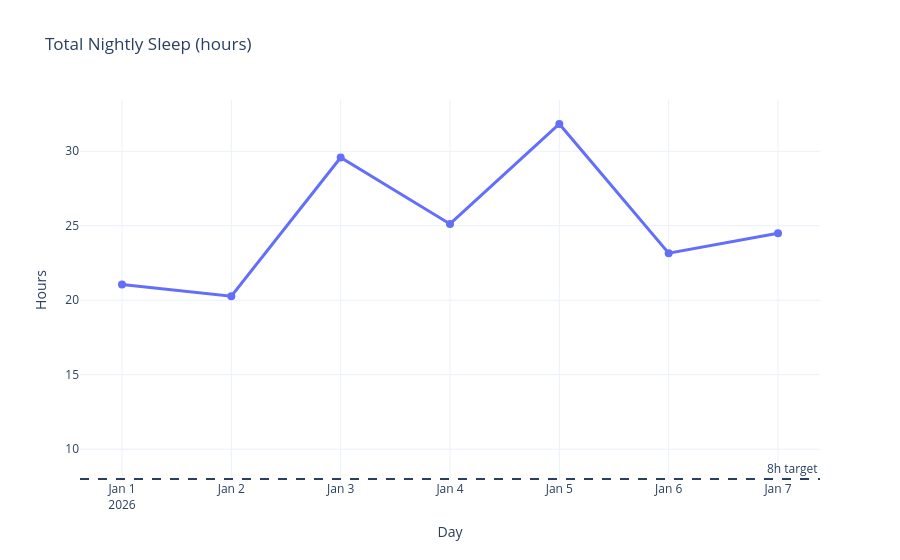
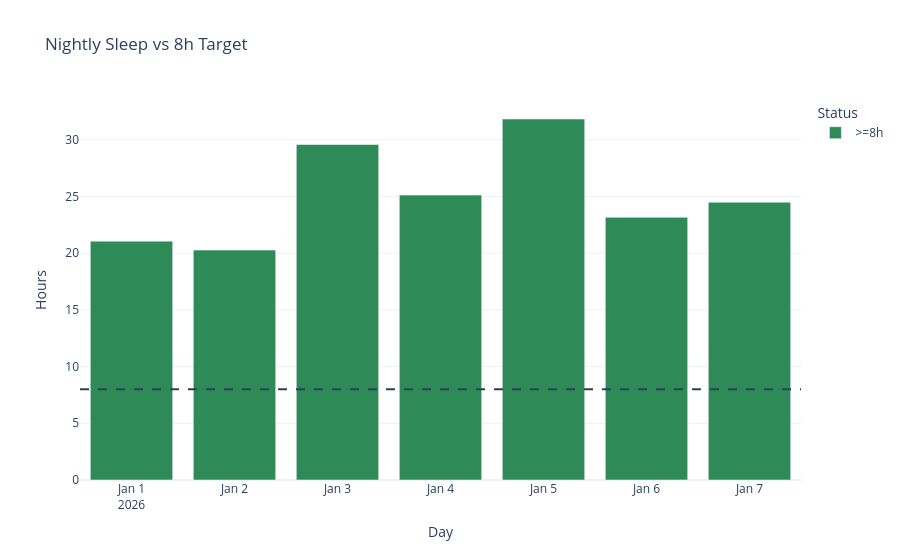
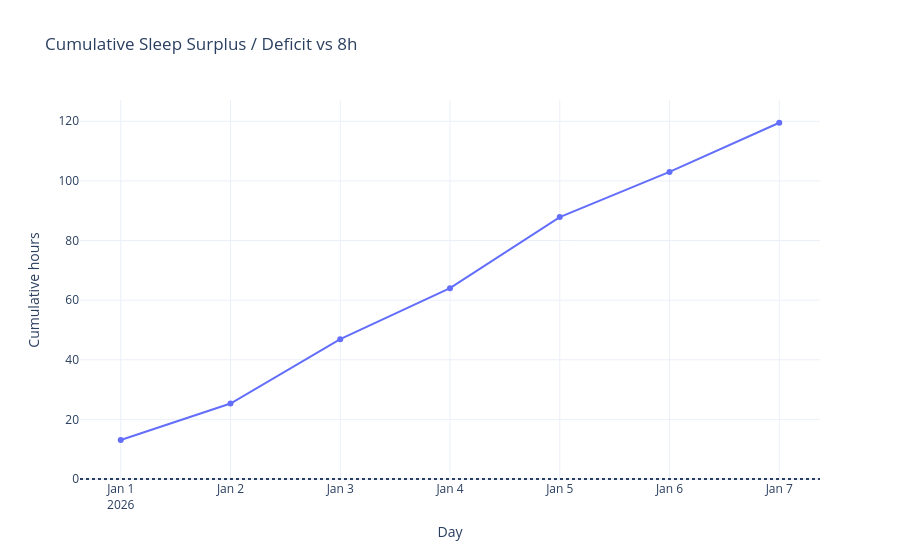

Notebook cell for these charts, in order:
### Code cell
target_hours = 8.0

avg_hours = df['total_hours_decimal'].mean()
print(f"Average nightly sleep: {avg_hours:.2f} h")

# 1) Total sleep trend with target
fig = px.line(
    df,
    x='day',
    y='total_hours_decimal',
    markers=True,
    title='Total Nightly Sleep (hours)'
)
fig.add_hline(y=target_hours, line_dash='dash', annotation_text='8h target')
fig.update_traces(line=dict(width=3), marker=dict(size=8))
fig.update_layout(template='plotly_white', xaxis_title='Day', yaxis_title='Hours', hovermode='x unified')
fig.show()

# 2) Bar view colored by target hit/miss
bar_df = df.copy()
bar_df['status'] = bar_df['total_hours_decimal'].apply(lambda v: '>=8h' if v >= target_hours else '<8h')
fig2 = px.bar(
    bar_df,
    x='day',
    y='total_hours_decimal',
    color='status',
    color_discrete_map={'>=8h': '#2E8B57', '<8h': '#C94C4C'},
    title='Nightly Sleep vs 8h Target'
)
fig2.add_hline(y=target_hours, line_dash='dash')
fig2.update_layout(template='plotly_white', xaxis_title='Day', yaxis_title='Hours', legend_title='Status')
fig2.show()

# 3) Cumulative sleep surplus/deficit trend
delta_df = df.copy()
delta_df['hours_vs_target'] = delta_df['total_hours_decimal'] - target_hours
delta_df['cumulative_vs_target'] = delta_df['hours_vs_target'].cumsum()
fig3 = px.line(
    delta_df,
    x='day',
    y='cumulative_vs_target',
    markers=True,
    title='Cumulative Sleep Surplus / Deficit vs 8h'
)
fig3.add_hline(y=0, line_dash='dot')
fig3.update_layout(template='plotly_white', xaxis_title='Day', yaxis_title='Cumulative hours', hovermode='x unified')
fig3.show()

### Figure 1 — Plotly figure (JSON) as saved in the notebook; plotly's stock layout.template omitted (floating-point values rounded to 4 significant figures)
{"data": [{"hovertemplate": "day=%{x}<br>total_hours_decimal=%{y}<extra></extra>", "legendgroup": "", "line": {"color": "#636efa", "dash": "solid", "width": 3}, "marker": {"size": 8, "symbol": "circle"}, "mode": "lines+markers", "name": "", "orientation": "v", "showlegend": false, "type": "scatter", "x": ["2026-01-01T00:00:00", "2026-01-02T00:00:00", "2026-01-03T00:00:00", "2026-01-04T00:00:00", "2026-01-05T00:00:00", "2026-01-06T00:00:00", "2026-01-07T00:00:00"], "xaxis": "x", "y": [21.06, 20.27, 29.58, 25.12, 31.83, 23.16, 24.49], "yaxis": "y"}], "layout": {"annotations": [{"showarrow": false, "text": "8h target", "x": 1, "xanchor": "right", "xref": "x domain", "y": 8, "yanchor": "bottom", "yref": "y"}], "hovermode": "x unified", "legend": {"tracegroupgap": 0}, "shapes": [{"line": {"dash": "dash"}, "type": "line", "x0": 0, "x1": 1, "xref": "x domain", "y0": 8, "y1": 8, "yref": "y"}], "title": {"text": "Total Nightly Sleep (hours)"}, "xaxis": {"anchor": "y", "domain": [0, 1], "title": {"text": "Day"}}, "yaxis": {"anchor": "x", "domain": [0, 1], "title": {"text": "Hours"}}}}

### Figure 2 — Plotly figure (JSON) as saved in the notebook; plotly's stock layout.template omitted (floating-point values rounded to 4 significant figures)
{"data": [{"hovertemplate": "status=>=8h<br>day=%{x}<br>total_hours_decimal=%{y}<extra></extra>", "legendgroup": ">=8h", "marker": {"color": "#2E8B57", "pattern": {"shape": ""}}, "name": ">=8h", "orientation": "v", "showlegend": true, "textposition": "auto", "type": "bar", "x": ["2026-01-01T00:00:00", "2026-01-02T00:00:00", "2026-01-03T00:00:00", "2026-01-04T00:00:00", "2026-01-05T00:00:00", "2026-01-06T00:00:00", "2026-01-07T00:00:00"], "xaxis": "x", "y": [21.06, 20.27, 29.58, 25.12, 31.83, 23.16, 24.49], "yaxis": "y"}], "layout": {"barmode": "relative", "legend": {"title": {"text": "Status"}, "tracegroupgap": 0}, "shapes": [{"line": {"dash": "dash"}, "type": "line", "x0": 0, "x1": 1, "xref": "x domain", "y0": 8, "y1": 8, "yref": "y"}], "title": {"text": "Nightly Sleep vs 8h Target"}, "xaxis": {"anchor": "y", "domain": [0, 1], "title": {"text": "Day"}}, "yaxis": {"anchor": "x", "domain": [0, 1], "title": {"text": "Hours"}}}}

### Figure 3 — Plotly figure (JSON) as saved in the notebook; plotly's stock layout.template omitted (floating-point values rounded to 4 significant figures)
{"data": [{"hovertemplate": "day=%{x}<br>cumulative_vs_target=%{y}<extra></extra>", "legendgroup": "", "line": {"color": "#636efa", "dash": "solid"}, "marker": {"symbol": "circle"}, "mode": "lines+markers", "name": "", "orientation": "v", "showlegend": false, "type": "scatter", "x": ["2026-01-01T00:00:00", "2026-01-02T00:00:00", "2026-01-03T00:00:00", "2026-01-04T00:00:00", "2026-01-05T00:00:00", "2026-01-06T00:00:00", "2026-01-07T00:00:00"], "xaxis": "x", "y": [13.06, 25.33, 46.91, 64.03, 87.86, 103.0, 119.5], "yaxis": "y"}], "layout": {"hovermode": "x unified", "legend": {"tracegroupgap": 0}, "shapes": [{"line": {"dash": "dot"}, "type": "line", "x0": 0, "x1": 1, "xref": "x domain", "y0": 0, "y1": 0, "yref": "y"}], "title": {"text": "Cumulative Sleep Surplus / Deficit vs 8h"}, "xaxis": {"anchor": "y", "domain": [0, 1], "title": {"text": "Day"}}, "yaxis": {"anchor": "x", "domain": [0, 1], "title": {"text": "Cumulative hours"}}}}
